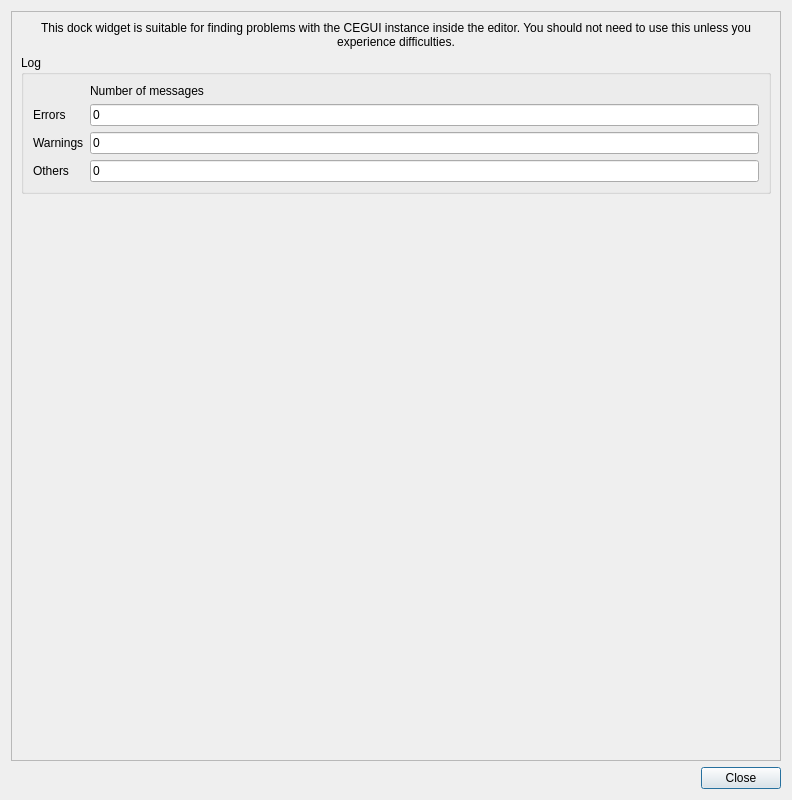
<?xml version="1.0" encoding="UTF-8"?>
<ui version="4.0">
 <class>CEGUIDebugInfo</class>
 <widget class="QDialog" name="CEGUIDebugInfo">
  <property name="geometry">
   <rect>
    <x>0</x>
    <y>0</y>
    <width>792</width>
    <height>800</height>
   </rect>
  </property>
  <property name="sizePolicy">
   <sizepolicy hsizetype="Preferred" vsizetype="Expanding">
    <horstretch>0</horstretch>
    <verstretch>0</verstretch>
   </sizepolicy>
  </property>
  <property name="windowTitle">
   <string>CEGUI Debug Info</string>
  </property>
  <layout class="QVBoxLayout" name="verticalLayout">
   <item>
    <widget class="QScrollArea" name="scrollArea">
     <property name="widgetResizable">
      <bool>true</bool>
     </property>
     <widget class="QWidget" name="scrollAreaWidgetContents_2">
      <property name="geometry">
       <rect>
        <x>0</x>
        <y>0</y>
        <width>768</width>
        <height>741</height>
       </rect>
      </property>
      <layout class="QVBoxLayout" name="verticalLayout_2">
       <item>
        <widget class="QLabel" name="info">
         <property name="sizePolicy">
          <sizepolicy hsizetype="Preferred" vsizetype="Maximum">
           <horstretch>0</horstretch>
           <verstretch>0</verstretch>
          </sizepolicy>
         </property>
         <property name="text">
          <string>This dock widget is suitable for finding problems with the CEGUI instance inside the editor. You should not need to use this unless you experience difficulties.</string>
         </property>
         <property name="textFormat">
          <enum>Qt::PlainText</enum>
         </property>
         <property name="scaledContents">
          <bool>false</bool>
         </property>
         <property name="alignment">
          <set>Qt::AlignHCenter|Qt::AlignTop</set>
         </property>
         <property name="wordWrap">
          <bool>true</bool>
         </property>
        </widget>
       </item>
       <item>
        <widget class="QGroupBox" name="log">
         <property name="sizePolicy">
          <sizepolicy hsizetype="Preferred" vsizetype="Fixed">
           <horstretch>0</horstretch>
           <verstretch>0</verstretch>
          </sizepolicy>
         </property>
         <property name="title">
          <string>Log</string>
         </property>
         <layout class="QGridLayout" name="gridLayout_4">
          <item row="1" column="0">
           <widget class="QLabel" name="errorsLabel">
            <property name="text">
             <string>Errors</string>
            </property>
            <property name="buddy">
             <cstring>errorsBox</cstring>
            </property>
           </widget>
          </item>
          <item row="1" column="1">
           <widget class="QLineEdit" name="errorsBox">
            <property name="text">
             <string>0</string>
            </property>
            <property name="readOnly">
             <bool>true</bool>
            </property>
           </widget>
          </item>
          <item row="2" column="0">
           <widget class="QLabel" name="warningsLabel">
            <property name="text">
             <string>Warnings</string>
            </property>
            <property name="buddy">
             <cstring>warningsBox</cstring>
            </property>
           </widget>
          </item>
          <item row="2" column="1">
           <widget class="QLineEdit" name="warningsBox">
            <property name="text">
             <string>0</string>
            </property>
            <property name="readOnly">
             <bool>true</bool>
            </property>
           </widget>
          </item>
          <item row="3" column="1">
           <widget class="QLineEdit" name="othersBox">
            <property name="text">
             <string>0</string>
            </property>
            <property name="readOnly">
             <bool>true</bool>
            </property>
           </widget>
          </item>
          <item row="0" column="1">
           <widget class="QLabel" name="label">
            <property name="sizePolicy">
             <sizepolicy hsizetype="Preferred" vsizetype="Maximum">
              <horstretch>0</horstretch>
              <verstretch>0</verstretch>
             </sizepolicy>
            </property>
            <property name="text">
             <string>Number of messages</string>
            </property>
           </widget>
          </item>
          <item row="3" column="0">
           <widget class="QLabel" name="othersLabel">
            <property name="text">
             <string>Others</string>
            </property>
            <property name="buddy">
             <cstring>othersBox</cstring>
            </property>
           </widget>
          </item>
         </layout>
        </widget>
       </item>
       <item>
        <widget class="QWidget" name="logViewArea" native="true">
         <property name="sizePolicy">
          <sizepolicy hsizetype="Preferred" vsizetype="Expanding">
           <horstretch>0</horstretch>
           <verstretch>0</verstretch>
          </sizepolicy>
         </property>
         <property name="minimumSize">
          <size>
           <width>0</width>
           <height>100</height>
          </size>
         </property>
        </widget>
       </item>
      </layout>
     </widget>
    </widget>
   </item>
   <item>
    <widget class="QWidget" name="bottomButtonBox" native="true">
     <property name="sizePolicy">
      <sizepolicy hsizetype="Preferred" vsizetype="Maximum">
       <horstretch>0</horstretch>
       <verstretch>0</verstretch>
      </sizepolicy>
     </property>
     <layout class="QHBoxLayout" name="horizontalLayout_2">
      <property name="spacing">
       <number>0</number>
      </property>
      <property name="leftMargin">
       <number>0</number>
      </property>
      <property name="topMargin">
       <number>0</number>
      </property>
      <property name="rightMargin">
       <number>0</number>
      </property>
      <property name="bottomMargin">
       <number>0</number>
      </property>
      <item>
       <spacer name="horizontalSpacer">
        <property name="orientation">
         <enum>Qt::Horizontal</enum>
        </property>
        <property name="sizeHint" stdset="0">
         <size>
          <width>40</width>
          <height>20</height>
         </size>
        </property>
       </spacer>
      </item>
      <item>
       <widget class="QPushButton" name="closeButton">
        <property name="text">
         <string>Close</string>
        </property>
       </widget>
      </item>
     </layout>
    </widget>
   </item>
  </layout>
 </widget>
 <resources/>
 <connections>
  <connection>
   <sender>closeButton</sender>
   <signal>clicked()</signal>
   <receiver>CEGUIDebugInfo</receiver>
   <slot>close()</slot>
   <hints>
    <hint type="sourcelabel">
     <x>751</x>
     <y>793</y>
    </hint>
    <hint type="destinationlabel">
     <x>406</x>
     <y>413</y>
    </hint>
   </hints>
  </connection>
 </connections>
</ui>
